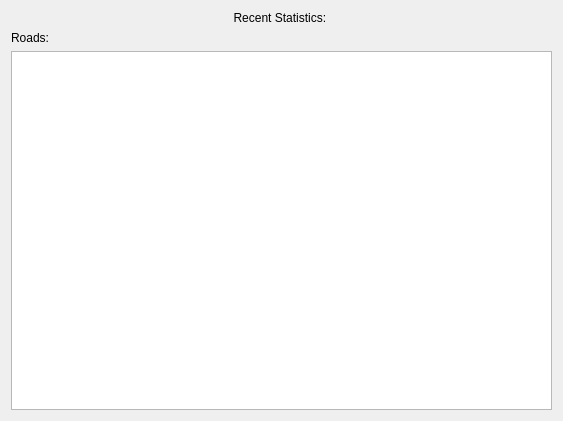
<?xml version="1.0" encoding="UTF-8"?>
<ui version="4.0">
 <class>StatsWizardPage</class>
 <widget class="QWizardPage" name="StatsWizardPage">
  <property name="geometry">
   <rect>
    <x>0</x>
    <y>0</y>
    <width>563</width>
    <height>421</height>
   </rect>
  </property>
  <property name="windowTitle">
   <string>Statistics: </string>
  </property>
  <property name="title">
   <string>Statistics @currentSession</string>
  </property>
  <layout class="QGridLayout" name="gridLayout">
   <property name="sizeConstraint">
    <enum>QLayout::SetMaximumSize</enum>
   </property>
   <item row="0" column="0">
    <layout class="QVBoxLayout" name="verticalLayout_3">
     <item>
      <widget class="QLabel" name="label_head_stats">
       <property name="text">
        <string>Recent Statistics: </string>
       </property>
       <property name="alignment">
        <set>Qt::AlignCenter</set>
       </property>
      </widget>
     </item>
     <item>
      <layout class="QVBoxLayout" name="verticalLayout">
       <item>
        <widget class="QLabel" name="label_head_road">
         <property name="text">
          <string>Roads: </string>
         </property>
        </widget>
       </item>
       <item>
        <widget class="QListWidget" name="listWidget_list_road"/>
       </item>
      </layout>
     </item>
    </layout>
   </item>
  </layout>
 </widget>
 <resources/>
 <connections/>
</ui>
